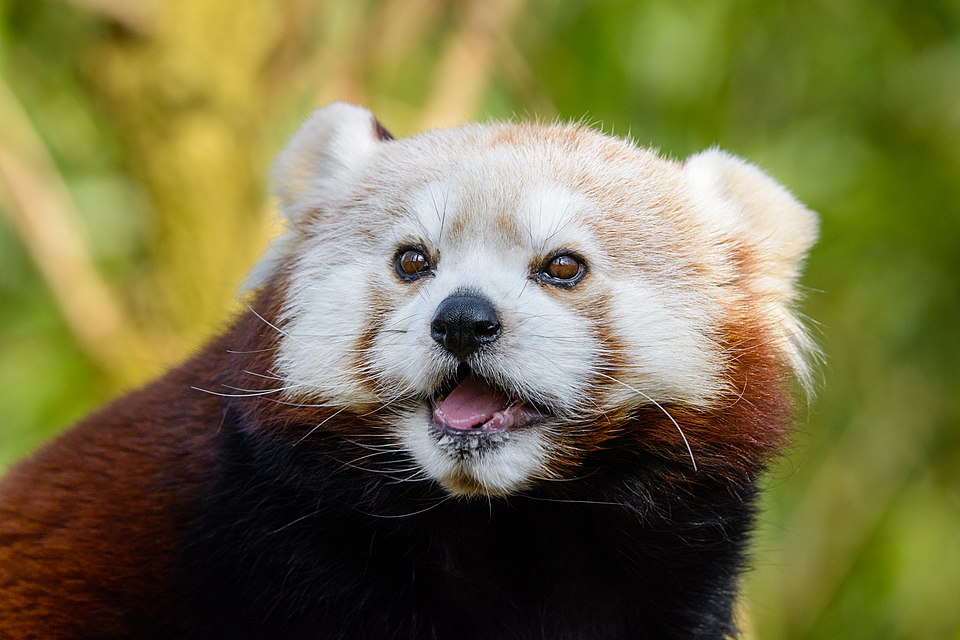
#> input picture dataset/treinamento/panda_vermelho/960px-Red_Panda_(40387094631).jpg, 960 x 640 px; its folder holds only this picture in this run
$ python main.py
#> lines starting #> are read from the running program, lines starting #| are printed output that depends on the picture
### dataset/treinamento/conversor_imagem.py
"""
Script para padronizar imagens de pandas.
- Redimensiona para 224x224 pixels
- Centraliza em fundo preto
- Renomeia sequencialmente
"""

import os
from PIL import Image

def padronizar_imagem(pasta_origem, pasta_destino, tamanho=(224, 224)):

    """
    Redimensiona e renomeia imagens mantendo proporção e fundo preto.

    Args:
        pasta_origem (str): Diretório com as imagens originais.
        pasta_destino (str): Diretório onde as imagens padronizadas serão salvas.
        tamanho (tuple): Dimensão final (largura, altura), padrão (224, 224).

    Returns:
        None. As imagens são salvas no diretório destino.
    """
#> called with pasta_origem = 'panda_vermelho', pasta_destino = 'panda_vermelho_padronizada', tamanho = (224, 224)
    print(f"Padronizando imagens de '{pasta_origem}' para '{pasta_destino}' com tamanho {tamanho}...")

    if not os.path.exists(pasta_destino):
        os.makedirs(pasta_destino)

    total_processadas = 0
    total_erros = 0

    for i, arquivo in enumerate(sorted(os.listdir(pasta_origem))):
        caminho_arquivo = os.path.join(pasta_origem, arquivo)
        if os.path.isfile(caminho_arquivo):
            try:
                img = Image.open(caminho_arquivo).convert('RGB')
#> img is the input picture: PIL image 960x640 RGB; mean R, G, B 118, 113.3, 69.9
                img.thumbnail(tamanho, Image.Resampling.LANCZOS)
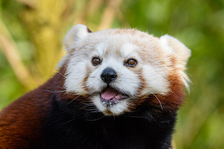
#> img: PIL image 224x149 RGB; mean R, G, B 118.2, 113.5, 70
                fundo = Image.new('RGB', tamanho, (0, 0, 0))
#> fundo: PIL image 224x224 RGB; every value is 0
                posicao_x = (tamanho[0] - img.width) // 2
#> posicao_x = 0
                posicao_y = (tamanho[1] - img.height) // 2
#> posicao_y = 37
                fundo.paste(img, (posicao_x, posicao_y))
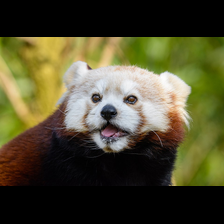
#> fundo: PIL image 224x224 RGB; mean R, G, B 78.6, 75.5, 46.6
                caminho_imagem_padronizada = f"img_{i+1:03d}.jpg"
                caminho_saida = os.path.join(pasta_destino, caminho_imagem_padronizada)
                fundo.save(caminho_saida, "JPEG", quality=95)

                total_processadas += 1

            except ImportError as e:
                print(f" Erro ao processar a imagem '{arquivo}': {e}")
                total_erros += 1

    print(f"Imagens processadas com sucesso: {total_processadas}")
    print(f"Imagens com erro: {total_erros}")

### dataset/treinamento/main.py
import conversor_imagem as padronizar

padronizar.padronizar_imagem("panda_vermelho", "panda_vermelho_padronizada")

$ run again, on dataset/treinamento/panda_vermelho/Curious_Red_Panda_Siblings_in_Langtang_National_Park.jpg
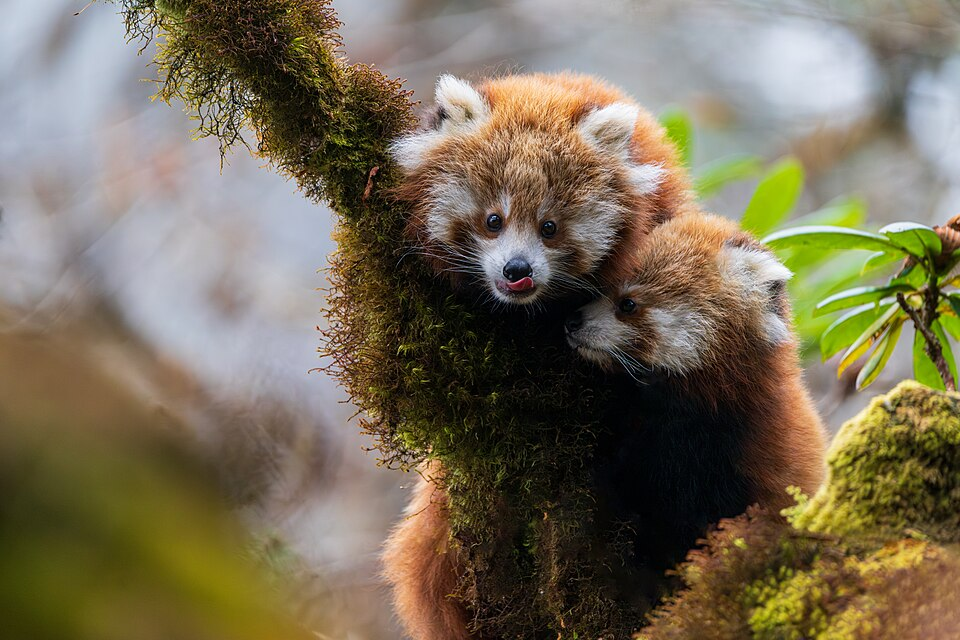
#> input picture dataset/treinamento/panda_vermelho/Curious_Red_Panda_Siblings_in_Langtang_National_Park.jpg, 960 x 640 px
#> in padronizar_imagem, img is the input picture: PIL image 960x640 RGB; mean R, G, B 120.3, 110.2, 88.1
#> in padronizar_imagem, `img.thumbnail(tamanho, Image.Resampling.LANCZOS)`:
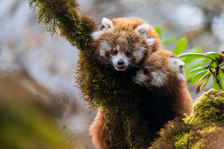
#> img: PIL image 224x149 RGB; mean R, G, B 120.4, 110.4, 88.2
#> in padronizar_imagem, `fundo.paste(img, (posicao_x, posicao_y))`:
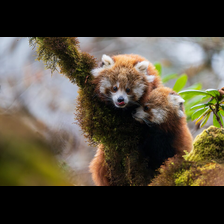
#> fundo: PIL image 224x224 RGB; mean R, G, B 80.1, 73.4, 58.7

$ run again, on dataset/treinamento/panda_vermelho/MC_Kleiner_Panda.jpg
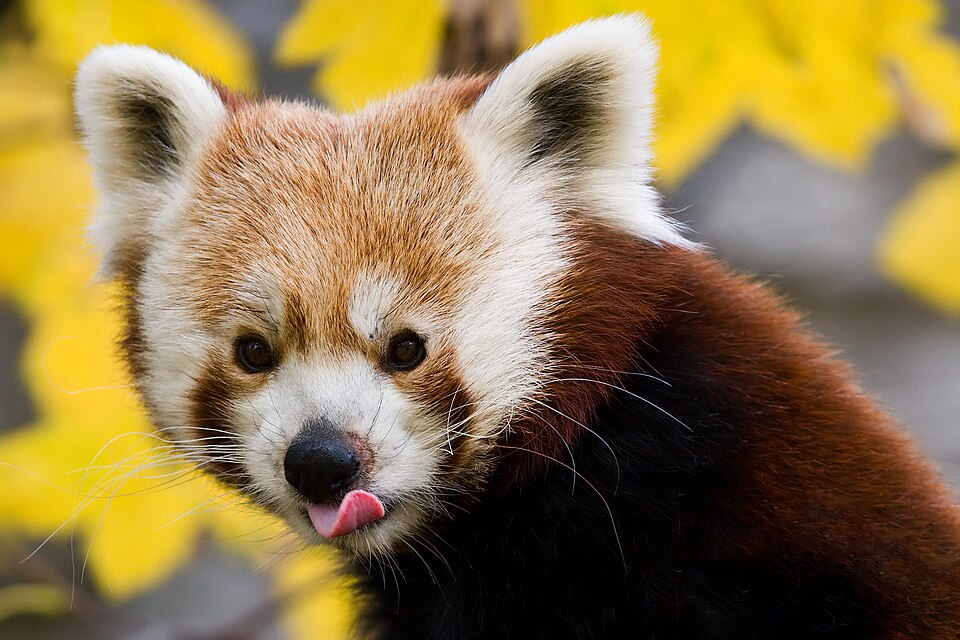
#> input picture dataset/treinamento/panda_vermelho/MC_Kleiner_Panda.jpg, 960 x 640 px
#> in padronizar_imagem, img is the input picture: PIL image 960x640 RGB; mean R, G, B 143.3, 120.6, 74.5
#> in padronizar_imagem, `img.thumbnail(tamanho, Image.Resampling.LANCZOS)`:
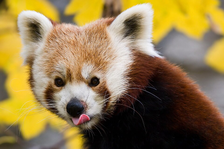
#> img: PIL image 224x149 RGB; mean R, G, B 143.4, 120.8, 74.6
#> in padronizar_imagem, `fundo.paste(img, (posicao_x, posicao_y))`:
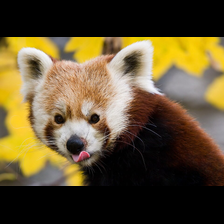
#> fundo: PIL image 224x224 RGB; mean R, G, B 95.4, 80.3, 49.6

$ run again, on dataset/treinamento/panda_vermelho/Red_Panda.JPG
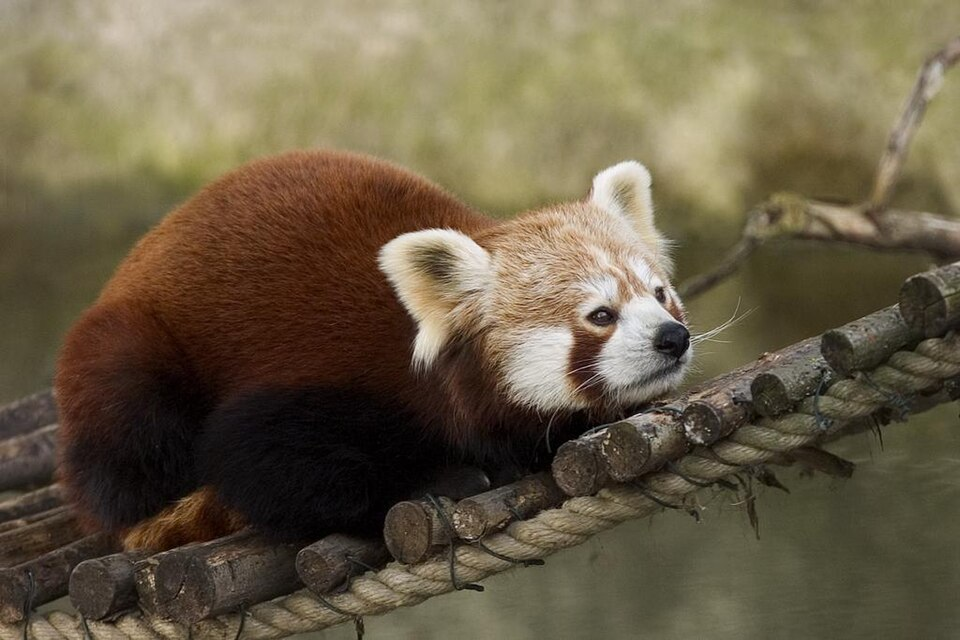
#> input picture dataset/treinamento/panda_vermelho/Red_Panda.JPG, 960 x 640 px
#> in padronizar_imagem, img is the input picture: PIL image 960x640 RGB; mean R, G, B 105.8, 94.1, 70.9
#> img: PIL image 224x149 RGB
#> in padronizar_imagem, `fundo.paste(img, (posicao_x, posicao_y))`:
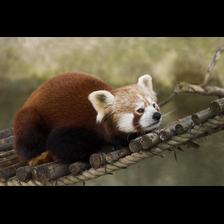
#> fundo: PIL image 224x224 RGB; mean R, G, B 70.4, 62.7, 47.3

$ run again, on dataset/treinamento/panda_vermelho/960px-Red_Panda_(40862961131).jpg
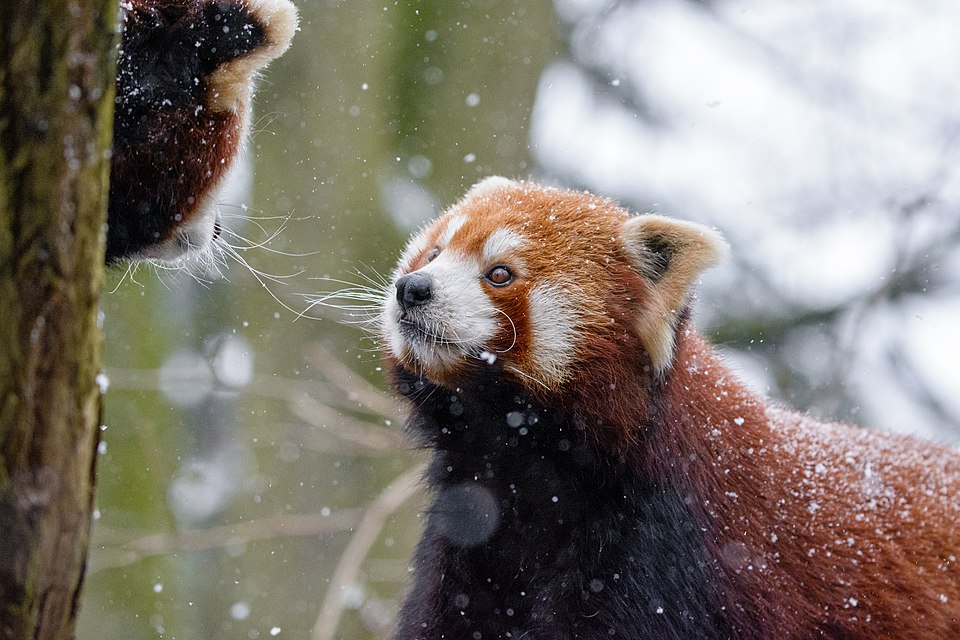
#> input picture dataset/treinamento/panda_vermelho/960px-Red_Panda_(40862961131).jpg, 960 x 640 px
#> in padronizar_imagem, img is the input picture: PIL image 960x640 RGB; mean R, G, B 128.6, 120.8, 112.4
#> in padronizar_imagem, `img.thumbnail(tamanho, Image.Resampling.LANCZOS)`:
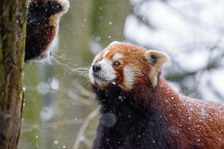
#> img: PIL image 224x149 RGB; mean R, G, B 128.7, 120.9, 112.5
#> in padronizar_imagem, `fundo.paste(img, (posicao_x, posicao_y))`:
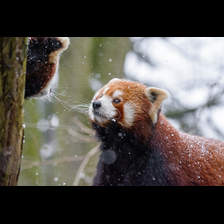
#> fundo: PIL image 224x224 RGB; mean R, G, B 85.6, 80.4, 74.9
